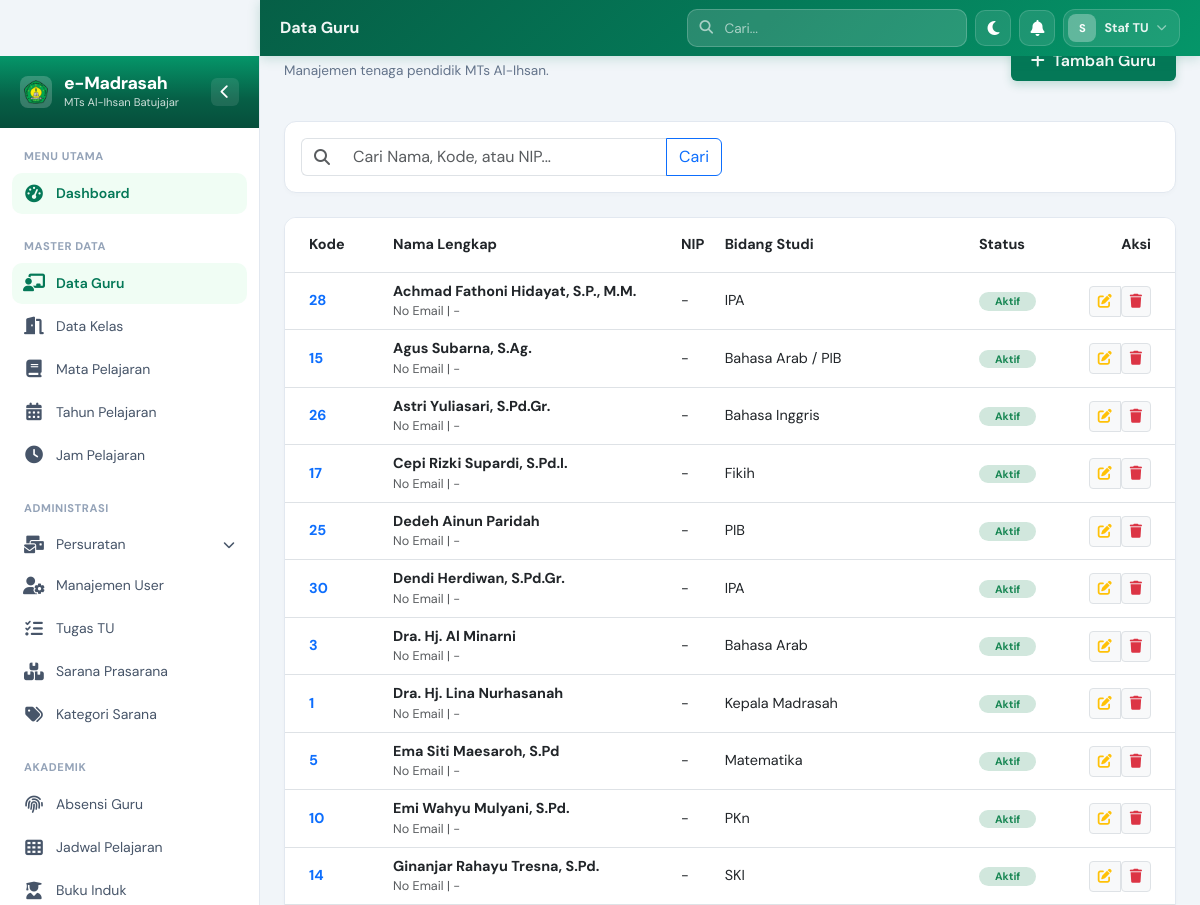
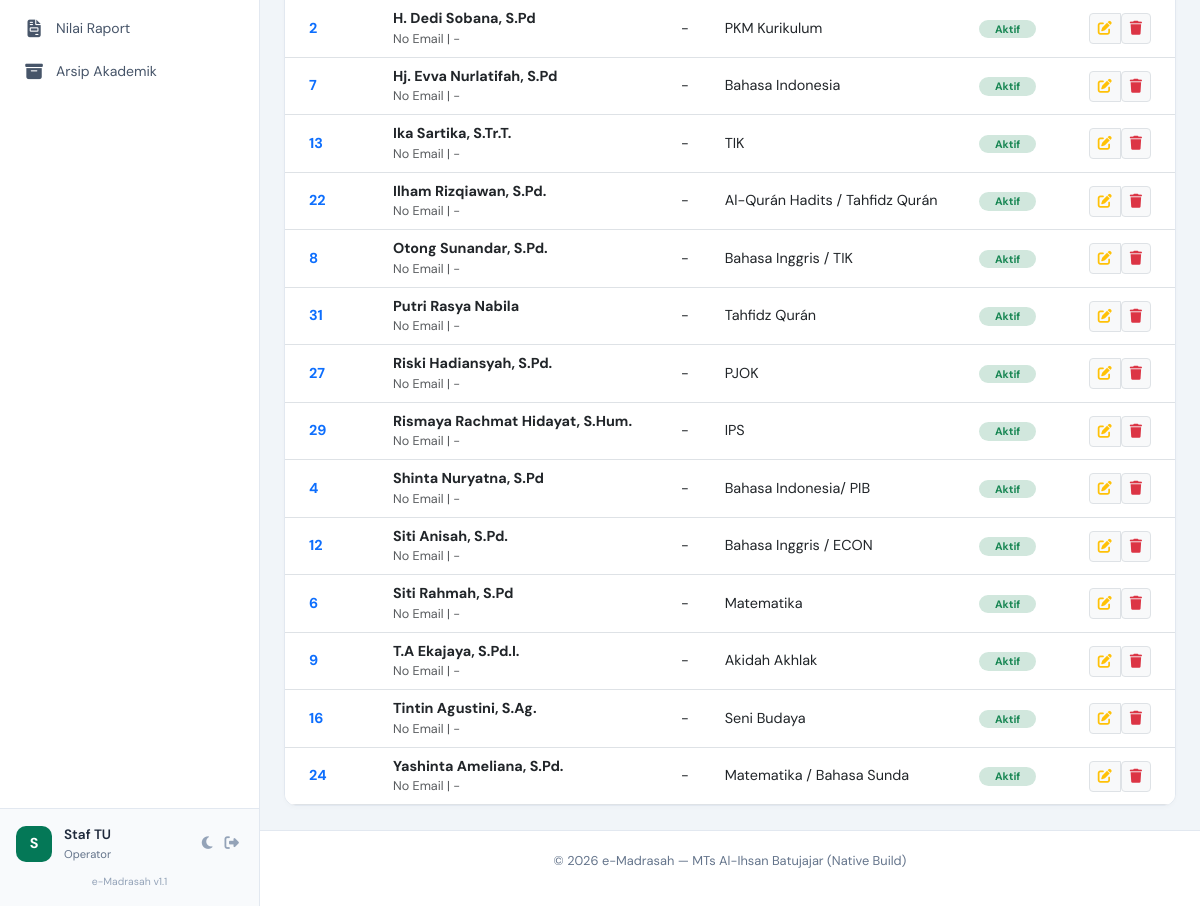
/modules/guru/index.php (signed in), run on the app's committed database (2 pictures, top to bottom).
### tables this page shows
CREATE TABLE `gurus` (
  `id` bigint unsigned NOT NULL AUTO_INCREMENT,
  `user_id` bigint unsigned DEFAULT NULL,
  `email` varchar(255) DEFAULT NULL,
  `phone` varchar(20) DEFAULT NULL,
  `nip` varchar(50) DEFAULT NULL,
  `status` enum('aktif','cuti','pensiun') DEFAULT 'aktif',
  `kode` varchar(255) NOT NULL,
  `nama` varchar(255) NOT NULL,
  `bidang_studi` varchar(255) DEFAULT NULL,
  `jam_tidak_tersedia` json DEFAULT NULL,
  `created_at` timestamp NULL DEFAULT NULL,
  `updated_at` timestamp NULL DEFAULT NULL,
  PRIMARY KEY (`id`),
  UNIQUE KEY `gurus_kode_unique` (`kode`),
  UNIQUE KEY `email` (`email`),
  UNIQUE KEY `nip` (`nip`),
  KEY `idx_user_id` (`user_id`),
  KEY `idx_status` (`status`)
);

### includes/functions.php (called while the page is built, shortened)
<?php
function base_url($path = '') {
    $base_folder = "/emadrasah/";
    $path = ltrim($path, '/');
    if (preg_match('/^(assets|uploads|vendor)/', $path)) {
        return $base_folder . $path;
    }
    $parts = explode('?', $path, 2);
    $clean_path = $parts[0];
    $query = isset($parts[1]) ? '?' . $parts[1] : '';
    $clean_path = preg_replace('/^modules\//', '', $clean_path);
    if ($clean_path === 'index.php') {
        $clean_path = '';
    } else {
        $clean_path = preg_replace('/\/index\.php$/', '', $clean_path);
        $clean_path = preg_replace('/\.php$/', '', $clean_path);
    }
    return $base_folder . ltrim($clean_path, '/') . $query;
}
?>

### modules/guru/index.php (the view, shortened to what this page needs)
<?php
include __DIR__ . '/../../includes/header.php';
$search = isset($_GET['search']) ? input_safe($_GET['search']) : '';
$query_str = "SELECT * FROM gurus";
$query_str .= " ORDER BY nama ASC";
$stmt = $pdo->prepare($query_str);
if ($search) {
    $stmt->execute(['search' => "%$search%"]);
} else {
    $stmt->execute();
}
$guru_list = $stmt->fetchAll();
?>
<div class="page-header mb-4 fade-in">
    <div>
        <h2 class="page-title">Data Guru</h2>
        <p class="page-subtitle">Manajemen tenaga pendidik MTs Al-Ihsan.</p>
    </div>
    <div>
        <a href="<?php echo base_url('guru/create'); ?>" class="btn btn-primary">
            <i class="fas fa-plus me-2"></i>Tambah Guru
        </a>
    </div>
</div>
<div class="card border-0 shadow-sm mb-4">
    <div class="card-body">
        <form method="GET" class="row g-3">
            <div class="col-md-6">
                <div class="input-group">
                    <span class="input-group-text bg-white border-end-0"><i class="fas fa-search text-muted"></i></span>
                    <input type="text" name="search" class="form-control border-start-0" placeholder="Cari Nama, Kode, atau NIP..." value="<?= $search ?>">
                    <button type="submit" class="btn btn-outline-primary">Cari</button>
                </div>
            </div>
        </form>
    </div>
</div>
<div class="card border-0 shadow-sm overflow-hidden">
    <div class="table-responsive">
        <table class="table table-hover align-middle mb-0">
            <thead class="bg-gray-50">
                <tr>
                    <th class="px-4 py-3" style="width: 100px;">Kode</th>
                    <th class="py-3">Nama Lengkap</th>
                    <th class="py-3">NIP</th>
                    <th class="py-3">Bidang Studi</th>
                    <th class="py-3">Status</th>
                    <th class="px-4 py-3 text-end">Aksi</th>
                </tr>
            </thead>
            <tbody>
                <?php if (empty($guru_list)): ?>
                <tr>
                    <td colspan="6" class="text-center py-5 text-muted">
                        <i class="fas fa-chalkboard-user fa-3x mb-3 d-block opacity-25"></i>
                        Data guru belum tersedia.
                    </td>
                </tr>
                <?php else: ?>
                    <?php foreach ($guru_list as $g): ?>
                    <tr>
                        <td data-label="Kode" class="px-4 fw-bold text-primary"><?= htmlspecialchars($g['kode']) ?></td>
                        <td data-label="Nama Lengkap">
                            <div class="fw-bold text-dark"><?= htmlspecialchars($g['nama']) ?></div>
                            <div class="small text-muted"><?= $g['email'] ?: 'No Email' ?> | <?= $g['phone'] ?: '-' ?></div>
                        </td>
                        <td data-label="NIP"><?= $g['nip'] ?: '-' ?></td>
                        <td data-label="Bidang Studi"><?= $g['bidang_studi'] ?: '-' ?></td>
                        <td data-label="Status">
                            <span class="badge <?= ($g['status'] == 'aktif') ? 'bg-success-subtle text-success' : 'bg-danger-subtle text-danger' ?> rounded-pill px-3">
                                <?= ucfirst($g['status'] ?? 'aktif') ?>
                            </span>
                        </td>
                        <td data-label="Aksi" class="px-4 text-end">
                            <div class="btn-group">
                                <a href="<?= base_url('guru/edit.php?id=' . $g['id']) ?>" class="btn btn-sm btn-light border" title="Edit">
                                    <i class="fas fa-edit text-warning"></i>
                                </a>
                                <form action="<?= base_url('guru/delete.php') ?>" method="POST" class="d-inline" id="deleteForm-<?= $g['id'] ?>">
                                    <button type="button" class="btn btn-sm btn-light border"
                                        onclick="showConfirmModal('Apakah Anda yakin ingin menghapus data guru <strong><?= htmlspecialchars($g['nama']) ?></strong>? Aksi ini tidak dapat dibatalkan.', function() { document.getElementById('deleteForm-<?= $g['id'] ?>').submit(); })"
                                        title="Hapus">
                                        <i class="fas fa-trash text-danger"></i>
                                    </button>
                                </form>
                            </div>
                        </td>
                    </tr>
                    <?php endforeach; ?>
                <?php endif; ?>
            </tbody>
        </table>
    </div>
</div>
<?php include __DIR__ . '/../../includes/footer.php'; ?>

### assets/css/custom.css (style rules this page uses)
:root { --em-green-950: #022c22; --em-green-900: #064e3b; --em-green-800: #065f46; --em-green-700: #047857; --em-green-600: #059669; --em-green-500: #10b981; --em-green-200: #a7f3d0; --em-green-100: #d1fae5; --em-green-50 : #f0fdf4; --em-gold : #b45309; --em-gold-light: #fef3c7; --em-gray-950: #020617; --em-gray-900: #0f172a; --em-gray-800: #1e293b; --em-gray-700: #334155; --em-gray-600: #475569; --em-gray-500: #64748b; --em-gray-400: #94a3b8; --em-gray-300: #cbd5e1; --em-gray-200: #e2e8f0; --em-gray-100: #f1f5f9; --em-gray-50 : #f8fafc; --em-white : #ffffff; --em-primary : var(--em-green-700); --em-primary-dark : var(--em-green-800); --em-primary-darker : var(--em-green-900); --em-surface : var(--em-white); --em-bg : #f1f5f9; --em-border : #e2e8f0; --em-text : #1e293b; --em-text-muted : #64748b; --em-sidebar-w : 260px; --em-sidebar-collapsed-w: 75px; --em-header-h : 56px; --em-r-md : 10px; --em-r-lg : 14px; --em-r-xl : 20px; --em-r-full: 9999px; --em-ease : cubic-bezier(0.4, 0, 0.2, 1); --em-dur : 250ms; }
body { font-family: 'DM Sans', 'Segoe UI', system-ui, sans-serif; background: var(--em-bg); color: var(--em-text); font-size: 0.9rem; -webkit-font-smoothing: antialiased; overflow-x: hidden; transition: background-color 0.3s ease, color 0.3s ease; }
h1, h2, h3, h4, h5, h6 { font-family: 'Plus Jakarta Sans', sans-serif; font-weight: 700; }
.fade-in { animation: emFadeIn 0.5s ease both; }
.card { border-radius: 12px !important; border: 1px solid var(--em-border) !important; box-shadow: 0 2px 4px rgba(0,0,0,0.02) !important; background: var(--em-white); transition: transform 0.2s, box-shadow 0.2s; }
.btn-primary { background: var(--em-primary); border: none; padding: 8px 20px; font-weight: 600; box-shadow: 0 4px 10px rgba(4, 120, 87, 0.2); }
.fade-in { animation: fadeIn 0.4s ease-out; }
.page-header { display: flex; flex-wrap: wrap; gap: 16px; justify-content: space-between; align-items: center; margin-bottom: 24px; }
.page-title { font-size: 1.5rem; font-weight: 800; color: var(--em-gray-900); }
.page-subtitle { font-size: 0.85rem; color: var(--em-gray-500); }

### data on the page
gurus: kode "28", nama "Achmad Fathoni Hidayat, S.P., M.M.", email "No Email", phone "-", nip "-", bidang_studi "IPA", status "Aktif"
gurus: kode "15", nama "Agus Subarna, S.Ag.", email "No Email", phone "-", nip "-", bidang_studi "Bahasa Arab / PIB", status "Aktif"
gurus: kode "26", nama "Astri Yuliasari, S.Pd.Gr.", email "No Email", phone "-", nip "-", bidang_studi "Bahasa Inggris", status "Aktif"
gurus: kode "17", nama "Cepi Rizki Supardi, S.Pd.I.", email "No Email", phone "-", nip "-", bidang_studi "Fikih", status "Aktif"
gurus: kode "25", nama "Dedeh Ainun Paridah", email "No Email", phone "-", nip "-", bidang_studi "PIB", status "Aktif"
gurus: kode "30", nama "Dendi Herdiwan, S.Pd.Gr.", email "No Email", phone "-", nip "-", bidang_studi "IPA", status "Aktif"
gurus: kode "3", nama "Dra. Hj. Al Minarni", email "No Email", phone "-", nip "-", bidang_studi "Bahasa Arab", status "Aktif"
gurus: kode "1", nama "Dra. Hj. Lina Nurhasanah", email "No Email", phone "-", nip "-", bidang_studi "Kepala Madrasah", status "Aktif"
gurus: kode "5", nama "Ema Siti Maesaroh, S.Pd", email "No Email", phone "-", nip "-", bidang_studi "Matematika", status "Aktif"
gurus: kode "10", nama "Emi Wahyu Mulyani, S.Pd.", email "No Email", phone "-", nip "-", bidang_studi "PKn", status "Aktif"
gurus: kode "14", nama "Ginanjar Rahayu Tresna, S.Pd.", email "No Email", phone "-", nip "-", bidang_studi "SKI", status "Aktif"
gurus: kode "2", nama "H. Dedi Sobana, S.Pd", email "No Email", phone "-", nip "-", bidang_studi "PKM Kurikulum", status "Aktif"
gurus: kode "7", nama "Hj. Evva Nurlatifah, S.Pd", email "No Email", phone "-", nip "-", bidang_studi "Bahasa Indonesia", status "Aktif"
gurus: kode "13", nama "Ika Sartika, S.Tr.T.", email "No Email", phone "-", nip "-", bidang_studi "TIK", status "Aktif"
gurus: kode "22", nama "Ilham Rizqiawan, S.Pd.", email "No Email", phone "-", nip "-", bidang_studi "Al-Qurán Hadits / Tahfidz Qurán", status "Aktif"
gurus: kode "8", nama "Otong Sunandar, S.Pd.", email "No Email", phone "-", nip "-", bidang_studi "Bahasa Inggris / TIK", status "Aktif"
gurus: kode "31", nama "Putri Rasya Nabila", email "No Email", phone "-", nip "-", bidang_studi "Tahfidz Qurán", status "Aktif"
gurus: kode "27", nama "Riski Hadiansyah, S.Pd.", email "No Email", phone "-", nip "-", bidang_studi "PJOK", status "Aktif"
gurus: kode "29", nama "Rismaya Rachmat Hidayat, S.Hum.", email "No Email", phone "-", nip "-", bidang_studi "IPS", status "Aktif"
gurus: kode "4", nama "Shinta Nuryatna, S.Pd", email "No Email", phone "-", nip "-", bidang_studi "Bahasa Indonesia/ PIB", status "Aktif"
gurus: kode "12", nama "Siti Anisah, S.Pd.", email "No Email", phone "-", nip "-", bidang_studi "Bahasa Inggris / ECON", status "Aktif"
gurus: kode "6", nama "Siti Rahmah, S.Pd", email "No Email", phone "-", nip "-", bidang_studi "Matematika", status "Aktif"
gurus: kode "9", nama "T.A Ekajaya, S.Pd.I.", email "No Email", phone "-", nip "-", bidang_studi "Akidah Akhlak", status "Aktif"
gurus: kode "16", nama "Tintin Agustini, S.Ag.", email "No Email", phone "-", nip "-", bidang_studi "Seni Budaya", status "Aktif"
gurus: kode "24", nama "Yashinta Ameliana, S.Pd.", email "No Email", phone "-", nip "-", bidang_studi "Matematika / Bahasa Sunda", status "Aktif"

### other printed values
$page_title "Data Guru"
substr($_SESSION['user_name'] ?? 'A', 0, 1) "S"
$_SESSION['user_name'] "Staf TU"
$_SESSION['user_role'] "Operator"
